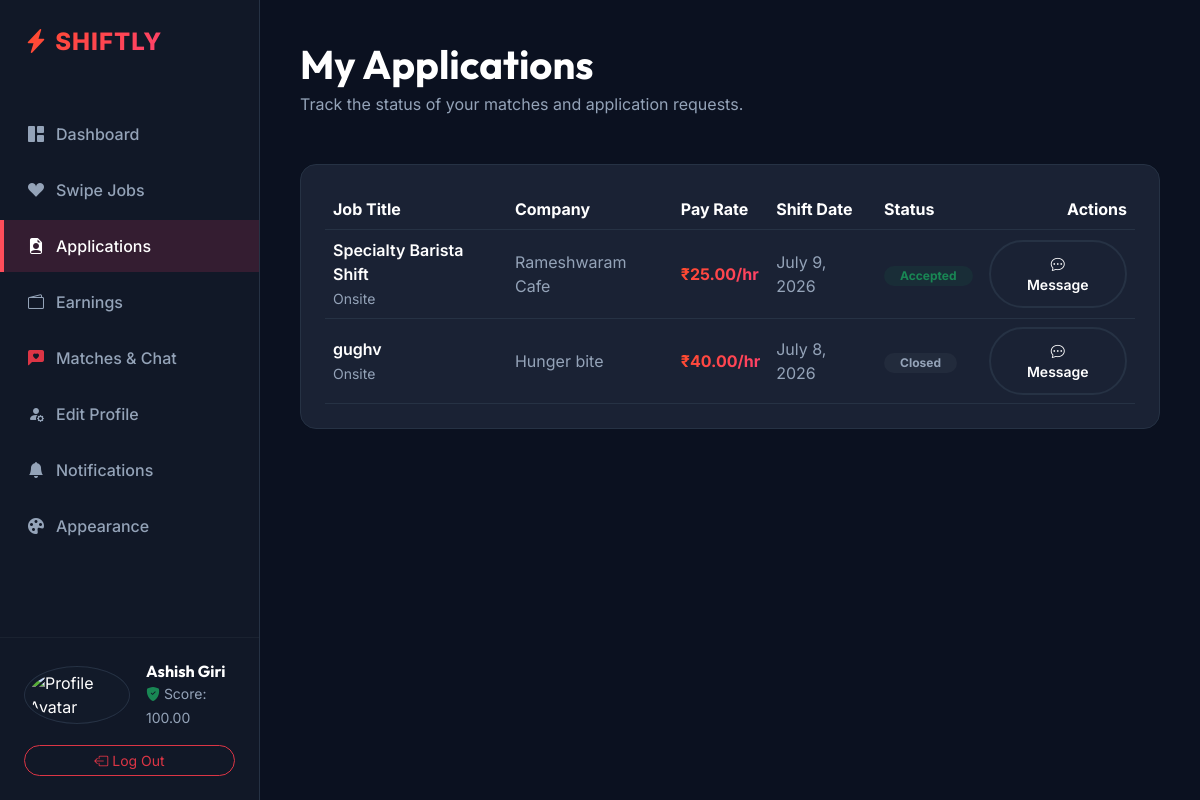
/api/v1/students/applications/ (signed in), run on an earlier commit of the app's database.
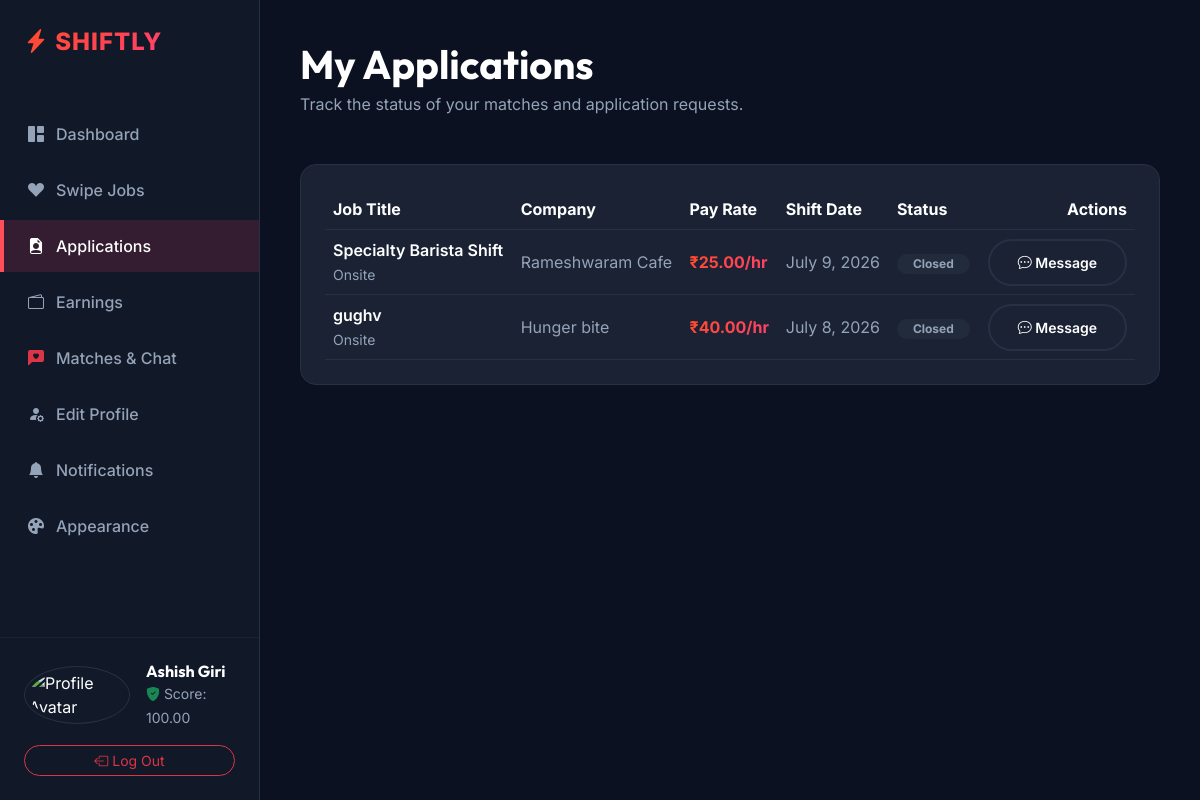
And on a later commit of the database.
### matches/models.py (models this page shows, shortened)
class JobApplication(models.Model):
    class ApplicationStatus(models.TextChoices):
        APPLIED = 'applied', 'Applied'
        SHORTLISTED = 'shortlisted', 'Shortlisted'
        OFFERED = 'offered', 'Offered'
        ACCEPTED = 'accepted', 'Accepted'
        REJECTED = 'rejected', 'Rejected'
        WITHDRAWN = 'withdrawn', 'Withdrawn'
        CLOSED = 'closed', 'Closed'
    match = models.OneToOneField(Match, on_delete=models.SET_NULL, null=True, blank=True, related_name='application')
    student = models.ForeignKey(StudentProfile, on_delete=models.RESTRICT, related_name='applications')
    job = models.ForeignKey(JobPosting, on_delete=models.RESTRICT, related_name='applications')
    status = models.CharField(max_length=20, choices=ApplicationStatus.choices, default=ApplicationStatus.APPLIED)
    cover_letter = models.TextField(blank=True, null=True)
    created_at = models.DateTimeField(auto_now_add=True)
    updated_at = models.DateTimeField(auto_now=True)

### jobs/models.py (models this page shows, shortened)
class JobPosting(models.Model):
    class WorkType(models.TextChoices):
        REMOTE = 'remote', 'Remote'
        HYBRID = 'hybrid', 'Hybrid'
        ONSITE = 'onsite', 'Onsite'
    class RateType(models.TextChoices):
        HOURLY = 'hourly', 'Hourly'
        FIXED = 'fixed', 'Fixed'
    class JobStatus(models.TextChoices):
        DRAFT = 'draft', 'Draft'
        ACTIVE = 'active', 'Active'
        FILLED = 'filled', 'Filled'
        ARCHIVED = 'archived', 'Archived'
        CANCELLED = 'cancelled', 'Cancelled'
    class JobCategory(models.TextChoices):
        CAFE_RESTAURANT = 'cafe_restaurant', '☕ Cafe / Restaurant'
        RETAIL_SHOP = 'retail_shop', '🛍 Retail Shop'
        OFFICE_ASSISTANT = 'office_assistant', '🏢 Office Assistant'
        EVENT_STAFFING = 'event_staffing', '🎪 Event Staffing'
        DELIVERY_PARTNER = 'delivery_partner', '🚚 Delivery Partner'
        VIDEO_EDITOR = 'video_editor', '🎥 Video Editor'
        GRAPHIC_DESIGNER = 'graphic_designer', '🎨 Graphic Designer'
        SOFTWARE_DEVELOPER = 'software_developer', '💻 Software Developer'
    class JobMode(models.TextChoices):
        ONSITE = 'onsite', 'On-site'
        REMOTE = 'remote', 'Remote'
    uuid = models.UUIDField(default=uuid.uuid4, editable=False, unique=True)
    business = models.ForeignKey(BusinessProfile, on_delete=models.RESTRICT, related_name='jobs')
    title = models.CharField(max_length=255)
    description = models.TextField()
    work_type = models.CharField(max_length=20, choices=WorkType.choices, default=WorkType.ONSITE)
    location_name = models.CharField(max_length=255)
    latitude = models.DecimalField(max_digits=10, decimal_places=8)
    longitude = models.DecimalField(max_digits=11, decimal_places=8)
    base_pay = models.DecimalField(max_digits=10, decimal_places=2)
    rate_type = models.CharField(max_length=20, choices=RateType.choices, default=RateType.HOURLY)
    start_date = models.DateField()
    end_date = models.DateField()
    shift_start_time = models.TimeField()
    shift_end_time = models.TimeField()
    slots_available = models.PositiveIntegerField(default=1)
    slots_filled = models.PositiveIntegerField(default=0)
    status = models.CharField(max_length=20, choices=JobStatus.choices, default=JobStatus.DRAFT)
    category = models.CharField(max_length=50, choices=JobCategory.choices, default=JobCategory.CAFE_RESTAURANT)
    job_mode = models.CharField(max_length=20, choices=JobMode.choices, default=JobMode.ONSITE)
    hiring_radius = models.DecimalField(max_digits=5, decimal_places=2, default=4.00, null=True, blank=True)
    is_urgent = models.BooleanField(default=False)
    created_at = models.DateTimeField(auto_now_add=True)
    updated_at = models.DateTimeField(auto_now=True)

### businesses/models.py (models this page shows, shortened)
class BusinessProfile(models.Model):
    class VerificationStatus(models.TextChoices):
        PENDING = 'pending', 'Pending'
        VERIFIED = 'verified', 'Verified'
        REJECTED = 'rejected', 'Rejected'
    user = models.OneToOneField(settings.AUTH_USER_MODEL, on_delete=models.CASCADE, related_name='business_profile')
    company_name = models.CharField(max_length=150)
    company_logo_url = models.URLField(max_length=255, blank=True, null=True)
    website_url = models.URLField(max_length=255, blank=True, null=True)
    description = models.TextField(blank=True, null=True)
    industry = models.CharField(max_length=100)
    business_registration_no = models.CharField(max_length=50, unique=True)
    tax_id = models.CharField(max_length=50, blank=True, null=True)
    verification_status = models.CharField(
        max_length=20,
        choices=VerificationStatus.choices,
        default=VerificationStatus.PENDING
    )
    reputation_score = models.DecimalField(max_digits=5, decimal_places=2, default=100.00)
    latitude = models.DecimalField(max_digits=10, decimal_places=8, null=True, blank=True)
    longitude = models.DecimalField(max_digits=11, decimal_places=8, null=True, blank=True)
    created_at = models.DateTimeField(auto_now_add=True)
    updated_at = models.DateTimeField(auto_now=True)

### students/views.py (the view)
# urls.py: path('applications/', ApplicationsListView.as_view(), name='student_applications'),
class ApplicationsListView(StudentRequiredMixin, ListView):
    template_name = 'students/applications.html'
    context_object_name = 'applications'
    def get_queryset(self):
        profile = get_object_or_404(StudentProfile, user=self.request.user)
        return JobApplication.objects.filter(student=profile).select_related(
            'job__business',
            'match',
            'match__chat_room',
        ).order_by('-created_at')

### students/views.py (called while the page is built)
    def dispatch(self, request, *args, **kwargs):
        if not request.user.is_authenticated:
            return self.handle_no_permission()
        if request.user.role != 'student' or not request.user.is_active or request.user.status != User.AccountStatus.APPROVED:
            raise PermissionDenied("Only approved students can access this area.")
        return super().dispatch(request, *args, **kwargs)

### templates/students/applications.html (shortened to what this page needs)
{% extends 'students/base.html' %}
{% block content %}
<div class="container-fluid p-0">
    <div class="mb-5">
        <h1 class="text-white mb-1">My Applications</h1>
        <p class="text-muted mb-0">Track the status of your matches and application requests.</p>
    </div>
    <div class="dash-card p-4">
        {% if applications %}
            <div class="table-responsive">
                <table class="table table-dark table-hover align-middle mb-0" style="--bs-table-bg: transparent; --bs-table-border-color: var(--dark-border);">
                    <thead>
                        <tr class="text-muted">
                            <th>Job Title</th>
                            <th>Company</th>
                            <th>Pay Rate</th>
                            <th>Shift Date</th>
                            <th>Status</th>
                            <th class="text-end">Actions</th>
                        </tr>
                    </thead>
                    <tbody>
                        {% for app in applications %}
                            <tr>
                                <td>
                                    <div class="fw-semibold text-white">{{ app.job.title }}</div>
                                    <small class="text-muted">{{ app.job.work_type|capfirst }}</small>
                                </td>
                                <td class="text-muted">{{ app.job.business.company_name }}</td>
                                <td>
                                    <span class="text-gradient-coral fw-bold">₹{{ app.job.base_pay }}/hr</span>
                                </td>
                                <td class="text-muted">
                                    {{ app.job.start_date }}
                                </td>
                                <td>
                                    <span class="badge
                                        {% if app.status == 'accepted' or app.status == 'offered' %}bg-success
                                        {% elif app.status == 'applied' or app.status == 'shortlisted' %}bg-warning
                                        {% else %}bg-secondary{% endif %}
                                        bg-opacity-10
                                        text-{% if app.status == 'accepted' or app.status == 'offered' %}success{% elif app.status == 'applied' or app.status == 'shortlisted' %}warning{% else %}secondary{% endif %}
                                        px-3 py-1.5 rounded-pill">
                                        {{ app.status|capfirst }}
                                    </span>
                                </td>
                                <td class="text-end">
                                    {% if app.match and app.match.chat_room %}
                                        <a href="{% url 'student_matches' %}?open={{ app.match.chat_room.uuid }}"
                                           class="btn btn-premium-outline btn-sm rounded-pill">
                                            <i class="bi bi-chat-dots"></i> Message
                                        </a>
                                    {% elif app.match %}
                                        <a href="{% url 'student_matches' %}"
                                           class="btn btn-premium-outline btn-sm rounded-pill">
                                            <i class="bi bi-chat-dots"></i> Message
                                        </a>
                                    {% else %}
                                        <button class="btn btn-premium-outline btn-sm rounded-pill" disabled>Pending Match</button>
                                    {% endif %}
                                </td>
                            </tr>
                        {% endfor %}
                    </tbody>
                </table>
            </div>
        {% endif %}
    </div>
</div>
{% endblock %}

What changed in the data, as far as the page shows it:
changed JobApplication "Specialty Barista Shift": status "Accepted" → "Closed"
